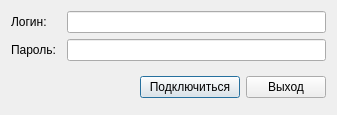
<?xml version="1.0" encoding="UTF-8"?>
<ui version="4.0">
 <class>LoginForm</class>
 <widget class="QDialog" name="LoginForm">
  <property name="geometry">
   <rect>
    <x>0</x>
    <y>0</y>
    <width>337</width>
    <height>115</height>
   </rect>
  </property>
  <property name="windowTitle">
   <string>Dialog</string>
  </property>
  <layout class="QVBoxLayout" name="verticalLayout_2">
   <item>
    <layout class="QVBoxLayout" name="verticalLayout" stretch="0,0,0,0">
     <item>
      <layout class="QHBoxLayout" name="horizontalLayout">
       <item>
        <widget class="QLabel" name="label">
         <property name="minimumSize">
          <size>
           <width>50</width>
           <height>0</height>
          </size>
         </property>
         <property name="text">
          <string>Логин:</string>
         </property>
        </widget>
       </item>
       <item>
        <widget class="QLineEdit" name="txtLogin"/>
       </item>
      </layout>
     </item>
     <item>
      <layout class="QHBoxLayout" name="horizontalLayout_2">
       <item>
        <widget class="QLabel" name="label_2">
         <property name="minimumSize">
          <size>
           <width>50</width>
           <height>0</height>
          </size>
         </property>
         <property name="text">
          <string>Пароль:</string>
         </property>
        </widget>
       </item>
       <item>
        <widget class="QLineEdit" name="txtPassword"/>
       </item>
      </layout>
     </item>
     <item>
      <spacer name="verticalSpacer">
       <property name="orientation">
        <enum>Qt::Vertical</enum>
       </property>
       <property name="sizeHint" stdset="0">
        <size>
         <width>20</width>
         <height>40</height>
        </size>
       </property>
      </spacer>
     </item>
     <item>
      <layout class="QHBoxLayout" name="horizontalLayout_3">
       <property name="bottomMargin">
        <number>6</number>
       </property>
       <item>
        <spacer name="horizontalSpacer">
         <property name="orientation">
          <enum>Qt::Horizontal</enum>
         </property>
         <property name="sizeHint" stdset="0">
          <size>
           <width>40</width>
           <height>20</height>
          </size>
         </property>
        </spacer>
       </item>
       <item>
        <widget class="QPushButton" name="cmdAccept">
         <property name="minimumSize">
          <size>
           <width>100</width>
           <height>0</height>
          </size>
         </property>
         <property name="text">
          <string>Подключиться</string>
         </property>
        </widget>
       </item>
       <item>
        <widget class="QPushButton" name="cmdExit">
         <property name="text">
          <string>Выход</string>
         </property>
        </widget>
       </item>
      </layout>
     </item>
    </layout>
   </item>
  </layout>
 </widget>
 <resources/>
 <connections/>
</ui>
